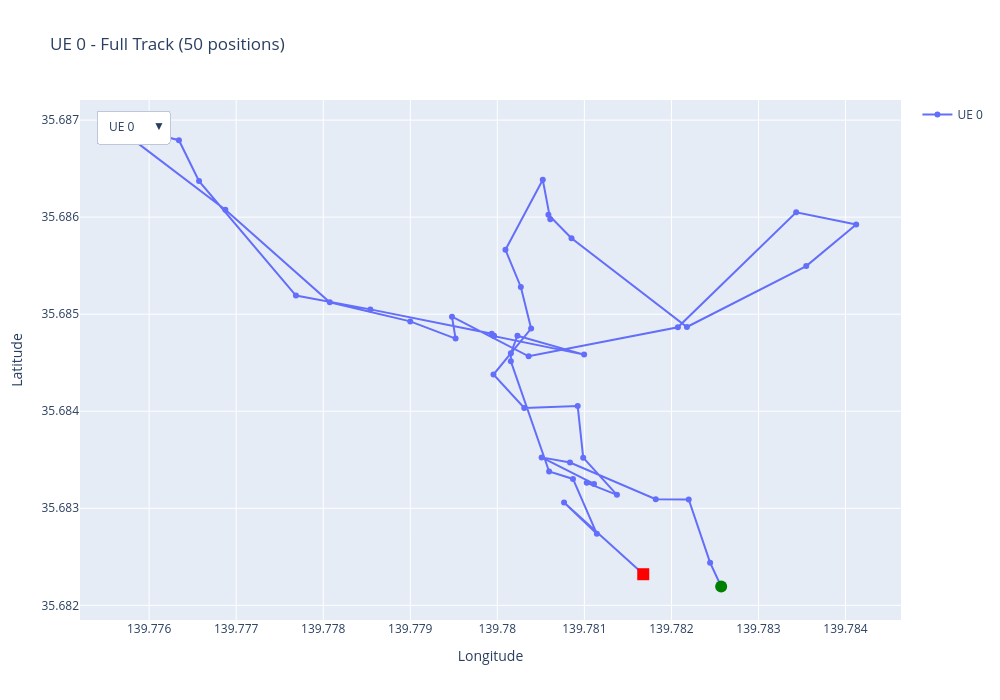

Notebook cell for this chart:
### Markdown cell above
---
## Part 8: Interactive Plotly Visualizations

Create interactive Plotly dashboards for exploring the mobility data.

Two visualization modes:
1. **UE-wise**: Dropdown menu to select and view individual UE tracks
2. **Tick-wise**: Slider to animate through time and see all UEs at each tick

Both are exportable to standalone HTML files.

---

### Code cell
# Create UE-wise interactive visualization
print("Creating UE-wise interactive visualization...\n")

ue_ids_subset = sorted(df['mock_ue_id'].unique())

fig_ue_wise = plot_ue_wise_interactive(
    df,
    ue_ids=ue_ids_subset,
    show_arrows=True,
    figsize=(1000, 700)
)

fig_ue_wise.show()

# Save to HTML
html_path = output_dir / "interactive_ue_wise.html"
fig_ue_wise.write_html(str(html_path))

print(f"Saved interactive UE-wise plot to: {html_path}")
print("\nFeatures:")
print("   - Use dropdown to switch between UEs")
print("   - Green circle = Start point")
print("   - Red square = End point")
print("   - Hover over points to see details (UE ID, tick, lat/lon)")
